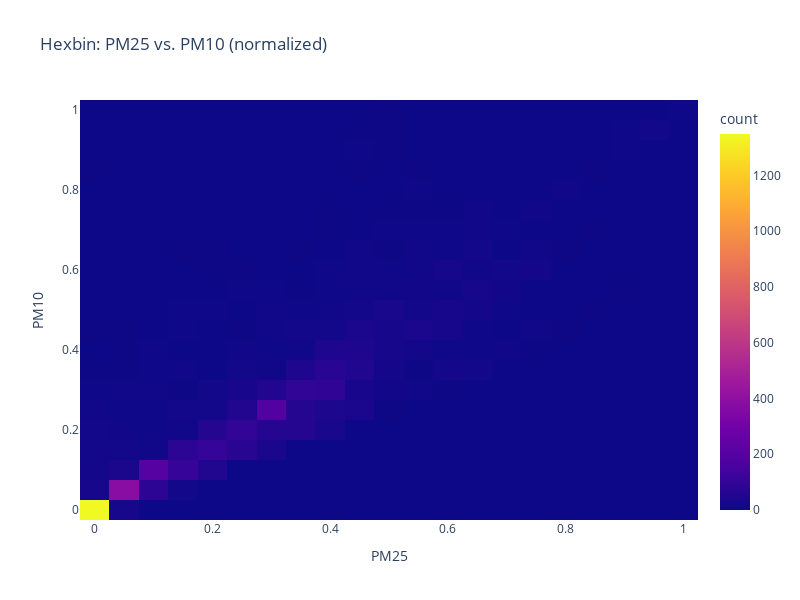

Source (notebook cell):
### Code cell
sample = df.sample(5000, random_state=0)
fig = px.density_heatmap(sample,
                         x="PM25",
                         y="PM10",
                         nbinsx=40,
                         nbinsy=40,
                         title="Hexbin: PM25 vs. PM10 (normalized)",
                         width=800,
                         height=600
)
fig.show()

### Figure 1 — Plotly figure (JSON) as saved in the notebook; plotly's stock layout.template omitted (floating-point values rounded to 4 significant figures; data arrays with more than 128 entries replaced by an {"elided": "..."} marker saying what was removed)
{"data": [{"coloraxis": "coloraxis", "hovertemplate": "PM25=%{x}<br>PM10=%{y}<br>count=%{z}<extra></extra>", "name": "", "nbinsx": 40, "nbinsy": 40, "type": "histogram2d", "x": {"elided": "5000 float values"}, "xaxis": "x", "xbingroup": "x", "y": {"elided": "5000 float values"}, "yaxis": "y", "ybingroup": "y"}], "layout": {"coloraxis": {"colorbar": {"title": {"text": "count"}}, "colorscale": [[0, "#0d0887"], [0.1111, "#46039f"], [0.2222, "#7201a8"], [0.3333, "#9c179e"], [0.4444, "#bd3786"], [0.5556, "#d8576b"], [0.6667, "#ed7953"], [0.7778, "#fb9f3a"], [0.8889, "#fdca26"], [1, "#f0f921"]]}, "height": 600, "legend": {"tracegroupgap": 0}, "title": {"text": "Hexbin: PM25 vs. PM10 (normalized)"}, "width": 800, "xaxis": {"anchor": "y", "domain": [0, 1], "title": {"text": "PM25"}}, "yaxis": {"anchor": "x", "domain": [0, 1], "title": {"text": "PM10"}}}}
